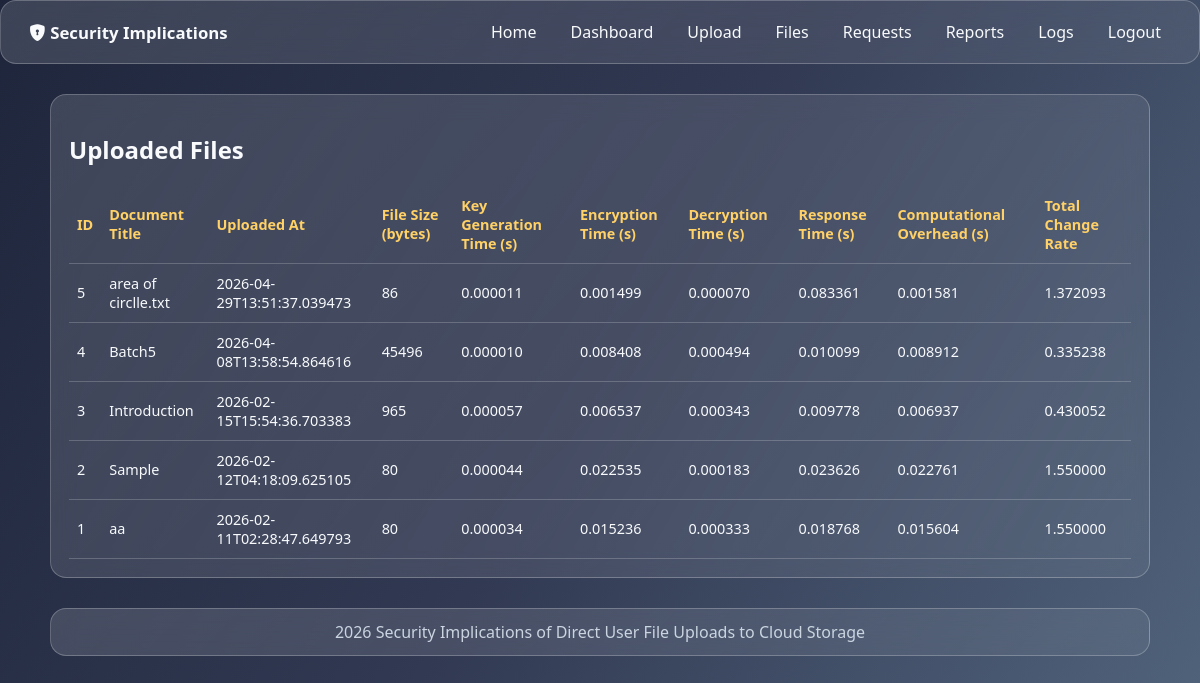
/admin/files (signed in), run on the app's committed database.
### tables this page shows
CREATE TABLE uploads (
    id INTEGER PRIMARY KEY AUTOINCREMENT,
    user_id INTEGER NOT NULL,
    document_title TEXT NOT NULL,
    original_filename TEXT NOT NULL,
    encrypted_path TEXT NOT NULL,
    file_hash TEXT NOT NULL,
    file_size INTEGER NOT NULL,
    aes_key TEXT NOT NULL,
    blockchain_tx_hash TEXT NOT NULL,
    uploaded_at TEXT NOT NULL,
    key_generation_time REAL NOT NULL,
    encryption_time REAL NOT NULL,
    decryption_time REAL NOT NULL,
    response_time REAL NOT NULL,
    computational_overhead REAL NOT NULL,
    total_change_rate REAL NOT NULL,
    FOREIGN KEY(user_id) REFERENCES users(id)
);

### app.py (the view)
@app.route("/admin/files")
@login_required
@role_required("admin")
def admin_files():
    db = get_db()
    rows = db.execute(
        """
        SELECT uploads.*, users.username
        FROM uploads
        JOIN users ON users.id = uploads.user_id
        ORDER BY uploads.id DESC
        """
    ).fetchall()
    return render_template("admin_files.html", rows=rows)

### app.py (called while the page is built)
def get_db():
    if "db" not in g:
        g.db = sqlite3.connect(DB_PATH)
        g.db.row_factory = sqlite3.Row
    return g.db

def login_required(view):
    @wraps(view)
    def wrapped(*args, **kwargs):
        if session.get("user_id") is None:
            return redirect(url_for("login"))
        return view(*args, **kwargs)
    return wrapped

def role_required(role):
    def decorator(view):
        @wraps(view)
        def wrapped(*args, **kwargs):
            if session.get("role") != role:
                flash("Access denied.", "danger")
                return redirect(url_for("dashboard"))
            return view(*args, **kwargs)
        return wrapped
    return decorator

@app.context_processor
def inject_now():
    return {"now_year": datetime.utcnow().year}

### templates/admin_files.html
{% extends "base.html" %}
{% block content %}
<section class="panel glass">
  <h2>Uploaded Files</h2>
  <table>
    <thead>
      <tr>
        <th>ID</th>
        <th>Document Title</th>
        <th>Uploaded At</th>
        <th>File Size (bytes)</th>
        <th>Key Generation Time (s)</th>
        <th>Encryption Time (s)</th>
        <th>Decryption Time (s)</th>
        <th>Response Time (s)</th>
        <th>Computational Overhead (s)</th>
        <th>Total Change Rate</th>
      </tr>
    </thead>
    <tbody>
      {% for row in rows %}
      <tr>
        <td>{{ row.id }}</td>
        <td>{{ row.document_title }}</td>
        <td>{{ row.uploaded_at }}</td>
        <td>{{ row.file_size }}</td>
        <td>{{ "%.6f"|format(row.key_generation_time) }}</td>
        <td>{{ "%.6f"|format(row.encryption_time) }}</td>
        <td>{{ "%.6f"|format(row.decryption_time) }}</td>
        <td>{{ "%.6f"|format(row.response_time) }}</td>
        <td>{{ "%.6f"|format(row.computational_overhead) }}</td>
        <td>{{ "%.6f"|format(row.total_change_rate) }}</td>
      </tr>
      {% endfor %}
    </tbody>
  </table>
</section>
{% endblock %}

### static/css/style.css (style rules this page uses)
:root { --bg-1: #0b132b; --bg-2: #1c2541; --bg-3: #3a506b; --accent: #5bc0be; --accent-2: #ffd166; --text: #f8fafc; --muted: #cbd5e1; }
* { box-sizing: border-box; }
body { margin: 0; min-height: 100vh; color: var(--text); font-family: "Segoe UI", Tahoma, Geneva, Verdana, sans-serif; background: linear-gradient(120deg, rgba(11, 19, 43, 0.92), rgba(28, 37, 65, 0.9), rgba(58, 80, 107, 0.88)), url("https://images.unsplash.com/photo-1558494949-ef010cbdcc31?auto=format&fit=crop&w=1600&q=80") center/cover fixed; }
.glass { background: linear-gradient(135deg, rgba(255, 255, 255, 0.14), rgba(255, 255, 255, 0.06)); border: 1px solid rgba(255, 255, 255, 0.24); backdrop-filter: blur(12px); border-radius: 16px; }
.card, .metric-card, .panel { padding: 18px; }
table { width: 100%; border-collapse: collapse; margin-top: 10px; font-size: 0.9rem; }
th, td { border-bottom: 1px solid rgba(255, 255, 255, 0.2); padding: 10px 8px; text-align: left; }
th { color: var(--accent-2); font-weight: 600; }

### data on the page
uploads: id "5", document_title "area of circlle.txt", uploaded_at "2026-04-29T13:51:37.039473", file_size "86", key_generation_time "0.000011", encryption_time "0.001499", decryption_time "0.000070", response_time "0.083361", computational_overhead "0.001581", total_change_rate "1.372093"
uploads: id "4", document_title "Batch5", uploaded_at "2026-04-08T13:58:54.864616", file_size "45496", key_generation_time "0.000010", encryption_time "0.008408", decryption_time "0.000494", response_time "0.010099", computational_overhead "0.008912", total_change_rate "0.335238"
uploads: id "3", document_title "Introduction", uploaded_at "2026-02-15T15:54:36.703383", file_size "965", key_generation_time "0.000057", encryption_time "0.006537", decryption_time "0.000343", response_time "0.009778", computational_overhead "0.006937", total_change_rate "0.430052"
uploads: id "2", document_title "Sample", uploaded_at "2026-02-12T04:18:09.625105", file_size "80", key_generation_time "0.000044", encryption_time "0.022535", decryption_time "0.000183", response_time "0.023626", computational_overhead "0.022761", total_change_rate "1.550000"
uploads: id "1", document_title "aa", uploaded_at "2026-02-11T02:28:47.649793", file_size "80", key_generation_time "0.000034", encryption_time "0.015236", decryption_time "0.000333", response_time "0.018768", computational_overhead "0.015604", total_change_rate "1.550000"
